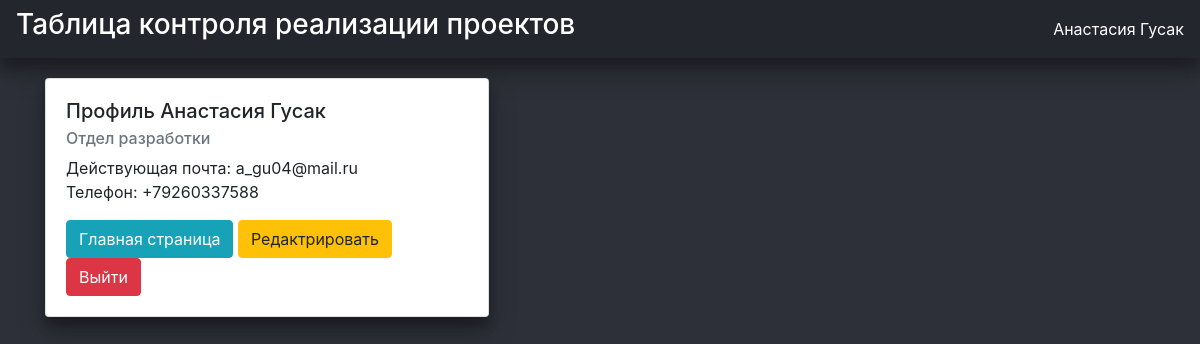
Screenshot of /profile (signed in) with the database file from the repository.
### users.py (models this page shows, shortened)
class User(SqlAlchemyBase, UserMixin):
    __tablename__ = 'users'
    id = sqlalchemy.Column(sqlalchemy.Integer,
                           primary_key=True, autoincrement=True)
    email = sqlalchemy.Column(sqlalchemy.String, unique=True)
    password = sqlalchemy.Column(sqlalchemy.VARCHAR)
    name = sqlalchemy.Column(sqlalchemy.String)
    surname = sqlalchemy.Column(sqlalchemy.String)
    midname = sqlalchemy.Column(sqlalchemy.String)
    name_lower = sqlalchemy.Column(sqlalchemy.String)
    department = sqlalchemy.Column(sqlalchemy.String)
    phone = sqlalchemy.Column(sqlalchemy.String)
    confirmed = sqlalchemy.Column(sqlalchemy.Boolean, default=False)
    admin = sqlalchemy.Column(sqlalchemy.Boolean, default=False)

### main.py (the view)
@app.route('/profile')
@check_login
@check_confirmed
def profile():
    return render_template('profile.html', title='Профиль', user=current_user)

### data/db_session.py (called while the page is built)
def create_session() -> Session:
    global __factory
    return __factory()

### main.py (called while the page is built)
def check_login(func):
    @wraps(func)
    def decoration_function(*args, **kwargs):
        if not current_user.is_authenticated:
            return redirect('/login')
        return func(*args, **kwargs)
    return decoration_function

def check_confirmed(func):
    @wraps(func)
    def decorated_function(*args, **kwargs):
        if current_user.confirmed is False:
            return redirect('/unconfirmed')
        return func(*args, **kwargs)
    return decorated_function

@login_manager.user_loader
def load_user(user_id):
    db_sess = db_session.create_session()
    return db_sess.query(User).get(user_id)

### templates/profile.html
{% extends "base.html" %}
{% block content %}
    <div class="card" style="width: 40%; margin-top: 20px; box-shadow: 0 14px 28px rgba(0,0,0,0.25),
     0 10px 10px rgba(0,0,0,0.22);">
        <div class="card-body">
            <h5 class="card-title">Профиль {{ user.name }} {{ user.surname }}</h5>
            <h6 class="card-subtitle mb-2 text-muted">{{ user.department }}</h6>
            <p class="card-text">Действующая почта: {{ user.email }}<br>
                                 Телефон: {{ user.phone }}</p>
            <a class="btn btn-info" href="/"> Главная страница </a>
            <a class="btn btn-warning" href="/edit_profile">Редактрировать</a>
            <a class="btn btn-danger" href="/logout"> Выйти </a>
        </div>
    </div>
{% endblock %}

### templates/base.html (shortened to what this page needs)
<!DOCTYPE html>
<html lang="en">
<head>
    <link rel="stylesheet" href="https://stackpath.bootstrapcdn.com/bootstrap/4.4.1/css/bootstrap.min.css"
>
    <link rel="stylesheet" type="text/css" href="static/css/style.css" />
</head>
  <body style="background-color: #2d3038;">
    <header>
      <nav class="navbar navbar-dark" style="background-color: #24262d; box-shadow: 0 14px 28px rgba(0,0,0,0.25),
       0 10px 10px rgba(0,0,0,0.22);">
          <h3 style="color: #ffffff;">Таблица контроля реализации проектов</h3>
          {% if current_user.is_authenticated %}
          <a href="/profile" style="color: #ffffff;">{{ current_user.name }} {{ current_user.surname }}</a>
          {% else %}
            <p>
                <a class="btn btn-primary" href="/register">Зарегистрироваться</a>
                <a class="btn btn-success" href="/login">Войти</a>
            </p>
          {% endif %}
      </nav>
    </header>
    <main role="main" class="container">
        {% block content %}{% endblock %}
    </main>
  </body>
</html>

### rows the page displays
User: name "Анастасия", surname "Гусак", department "Отдел разработки", email "a_gu04@mail.ru", phone "+79260337588"
